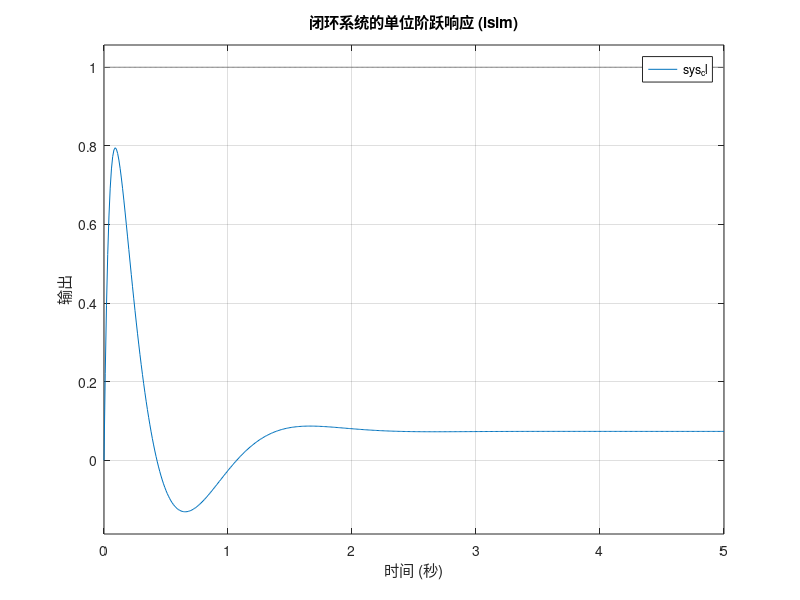

Write the MATLAB code that produced this figure.
Kp = 1;
Ki = 1;
Kd = 1;
K = 1;
% 定义传递函数
num = [3.75*Kd*K 3.75*Kp*K 3.75*Ki*K];  % 分子系数
den = [0.15 1.0225 0.15 0];  % 分母系数
sys = tf(num, den)

% 转换为状态空间模型
[A, B, C, D] = tf2ss(num, den);

% 显示状态空间矩阵
disp('状态空间矩阵 A:');
disp(A);
disp('状态空间矩阵 B:');
disp(B);
disp('状态空间矩阵 C:');
disp(C);
disp('状态空间矩阵 D:');
disp(D);

desired_poles = [-2.7+3.12i, -2.7-3.12i, -20];  % 期望的闭环极点位置
% 使用 place 函数计算反馈增益矩阵 K
K = place(A, B, desired_poles)

% 闭环状态空间矩阵
A_cl = A - B * K;  % 闭环系统的状态矩阵
B_cl = B;          % 输入矩阵不变
C_cl = C;          % 输出矩阵不变
D_cl = D;          % 传递矩阵不变

% 创建闭环系统
sys_cl = ss(A_cl, B_cl, C_cl, D_cl)
% 从状态空间模型转换为传递函数
[num_cl, den_cl] = ss2tf(A_cl, B_cl, C_cl, D_cl)
sys = tf(num_cl, den_cl)
% 设置仿真时间
t = 0:0.01:5;  % 5秒的仿真时间

% 设置单位阶跃输入信号
u = ones(size(t));  % 单位阶跃输入

% 仿真系统响应
figure;
lsim(sys_cl, u, t);
title('闭环系统的单位阶跃响应 (lsim)');
xlabel('时间 (秒)');
ylabel('输出');